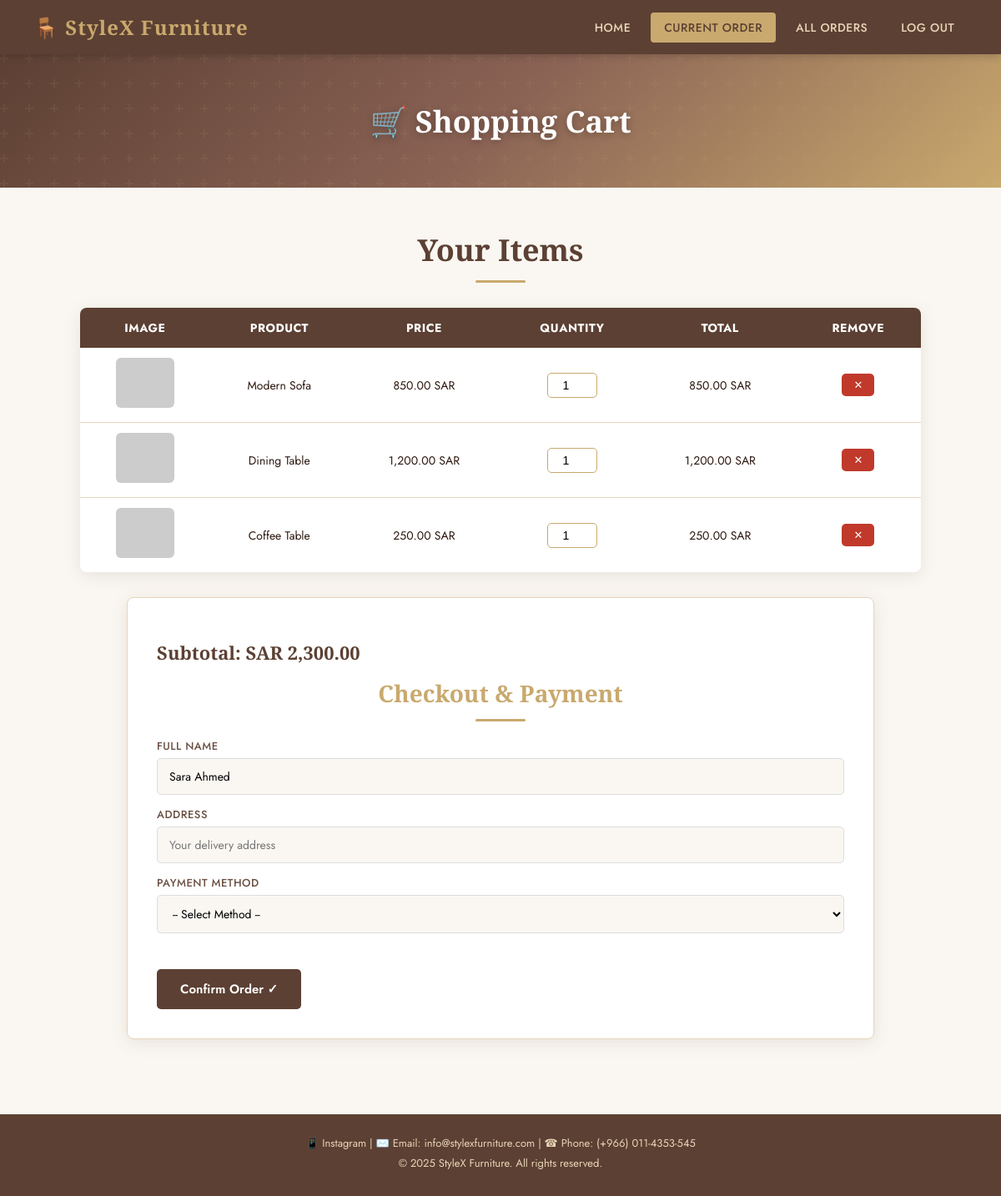
The app's page /checkout.php (signed in) with its own data.
### tables this page shows
CREATE TABLE orders (
    order_id    INT AUTO_INCREMENT PRIMARY KEY,
    user_id     INT,
    product_id  INT,
    quantity    INT,
    total_price DECIMAL(10,2),
    order_date  TIMESTAMP DEFAULT CURRENT_TIMESTAMP,
    FOREIGN KEY (user_id)    REFERENCES users(id)    ON DELETE CASCADE,
    FOREIGN KEY (product_id) REFERENCES products(id) ON DELETE CASCADE
);

CREATE TABLE products (
    id          INT AUTO_INCREMENT PRIMARY KEY,
    name        VARCHAR(255) NOT NULL,
    description TEXT,
    price       DECIMAL(10,2) NOT NULL,
    image       VARCHAR(255)  NOT NULL,
    category    VARCHAR(100)
);

### checkout.php (the view, shortened to what this page needs)
<?php
require_once "db.php";
$user_id = $_SESSION['id'];
$sql = "SELECT o.order_id, o.quantity, o.total_price, o.order_date, p.name, p.price, p.image
        FROM orders o
        JOIN products p ON o.product_id = p.id
        WHERE o.user_id = '$user_id'
        ORDER BY o.order_date DESC";
$result = mysqli_query($connection, $sql);
$subtotal = 0;
$orders_arr = [];
while ($row = mysqli_fetch_array($result)) {
    $subtotal += $row['total_price'];
    $orders_arr[] = $row;
}
?>
<!DOCTYPE html>
<html lang="en">
<head>
    <link rel="stylesheet" href="style.css">
</head>
<body>
<nav class="navbar">
    <span class="logo">🪑 StyleX Furniture</span>
    <ul>
        <li><a href="home.php">Home</a></li>
        <li><a href="checkout.php" class="active">Current Order</a></li>
        <li><a href="orders.php">All Orders</a></li>
        <li><a href="logout.php">Log out</a></li>
    </ul>
</nav>
<div class="hero-section" style="height:160px;">
    <h1 style="font-size:36px;">🛒 Shopping Cart</h1>
</div>
<div class="items-container">
    <h2>Your Items</h2>
    <?php if (count($orders_arr) > 0) { ?>
    <table class="cart-table">
        <tr>
            <th>Image</th>
            <th>Product</th>
            <th>Price</th>
            <th>Quantity</th>
            <th>Total</th>
            <th>Remove</th>
        </tr>
        <?php foreach ($orders_arr as $row) { ?>
        <tr>
            <td>
                <img src="<?php echo $row['image']; ?>" alt="<?php echo $row['name']; ?>"
                     style="width:70px; height:60px; object-fit:cover; border-radius:6px;"
                     onerror="this.src='https://via.placeholder.com/70x60/e8d5b7/5c4033?text=🛋️'">
            </td>
            <td><?php echo $row['name']; ?></td>
            <td><?php echo number_format($row['price'], 2); ?> SAR</td>
            <td>
                <input type="number" class="qty-input" value="<?php echo $row['quantity']; ?>"
                       min="1" data-order="<?php echo $row['order_id']; ?>"
                       onchange="updateQty(this, <?php echo $row['price']; ?>)">
            </td>
            <td id="total-<?php echo $row['order_id']; ?>"><?php echo number_format($row['total_price'], 2); ?> SAR</td>
            <td>
                <form action="remove_order.php" method="POST">
                    <button type="submit" class="remove-btn">✕</button>
                </form>
            </td>
        </tr>
        <?php } ?>
    </table>
    <div class="checkout-section" style="margin-top:30px;">
        <p class="subtotal-text">Subtotal: <strong>SAR <?php echo number_format($subtotal, 2); ?></strong></p>
        <h2>Checkout & Payment</h2>
        <form action="place_order.php" method="POST">
            <label for="fullName">Full Name</label>
            <input type="text" id="fullName" name="fullName" value="<?php echo $_SESSION['name']; ?>" required>
            <label for="address">Address</label>
            <input type="text" id="address" name="address" placeholder="Your delivery address" required>
            <label for="payment">Payment Method</label>
            <select id="payment" name="payment" required>
                <option value="">-- Select Method --</option>
            </select>
            <br><br>
            <button type="submit" class="checkout-btn">Confirm Order ✓</button>
        </form>
    </div>
    <?php } ?>
</div>
<footer>
    <p>📱 Instagram | ✉️ Email: info@stylexfurniture.com | ☎ Phone: (+966) 011-4353-545</p>
    <p>&copy; 2025 StyleX Furniture. All rights reserved.</p>
</footer>
</body>
</html>

### style.css (style rules this page uses)
:root { --primary: #5C4033; --primary-light: #8B6355; --accent: #C9A96E; --accent-light: #E8D5B7; --bg: #FAF7F2; --bg-dark: #F0EBE3; --text: #2C1810; --text-light: #6B5044; --white: #FFFFFF; --shadow: 0 4px 20px rgba(92,64,51,0.12); --shadow-hover: 0 8px 30px rgba(92,64,51,0.22); --radius: 8px; --transition: all 0.3s ease; }
* { margin: 0; padding: 0; box-sizing: border-box; }
body { font-family: 'Jost', sans-serif; background-color: var(--bg); color: var(--text); min-height: 100vh; }
h1, h2, h3 { font-family: 'Cormorant Garamond', serif; color: var(--primary); }
a { text-decoration: none; color: inherit; }
.navbar { background-color: var(--primary); padding: 0 40px; display: flex; align-items: center; justify-content: space-between; height: 65px; box-shadow: 0 2px 10px rgba(0,0,0,0.2); position: sticky; top: 0; z-index: 100; }
.navbar .logo { font-family: 'Cormorant Garamond', serif; font-size: 24px; font-weight: 700; color: var(--accent); letter-spacing: 1px; }
.navbar ul { list-style: none; display: flex; gap: 8px; }
.navbar ul li a { color: var(--accent-light); font-size: 14px; font-weight: 500; padding: 8px 16px; border-radius: 4px; transition: var(--transition); letter-spacing: 0.5px; text-transform: uppercase; }
.navbar ul li a:hover, .navbar ul li a.active { background-color: var(--accent); color: var(--primary); }
.hero-section { background: linear-gradient(135deg, var(--primary) 0%, var(--primary-light) 50%, var(--accent) 100%); height: 320px; display: flex; align-items: center; justify-content: center; flex-direction: column; text-align: center; color: var(--white); position: relative; overflow: hidden; }
.hero-section::before { content: ''; position: absolute; inset: 0; }
.hero-section h1 { font-family: 'Cormorant Garamond', serif; font-size: 52px; color: var(--white); position: relative; text-shadow: 0 2px 10px rgba(0,0,0,0.3); }
.items-container { padding: 50px 40px; max-width: 1200px; margin: 0 auto; }
.items-container h2 { font-size: 36px; margin-bottom: 30px; text-align: center; position: relative; padding-bottom: 15px; }
.items-container h2::after { content: ''; position: absolute; bottom: 0; left: 50%; transform: translateX(-50%); width: 60px; height: 3px; background: var(--accent); border-radius: 2px; }
.cart-table { width: 90%; margin: 30px auto; background: var(--white); border-radius: var(--radius); overflow: hidden; box-shadow: var(--shadow); border-collapse: collapse; }
.cart-table th { background-color: var(--primary); color: var(--white); padding: 14px; text-align: center; font-size: 14px; text-transform: uppercase; letter-spacing: 0.5px; }
.cart-table td { text-align: center; padding: 12px; border-bottom: 1px solid var(--accent-light); font-size: 14px; }
.cart-table tr:last-child td { border-bottom: none; }
.qty-input { width: 60px; padding: 6px; text-align: center; border: 1px solid var(--accent); border-radius: 5px; font-size: 14px; }
.remove-btn { background: #c0392b; color: var(--white); border: none; padding: 6px 14px; border-radius: 5px; cursor: pointer; font-size: 13px; transition: var(--transition); }
.checkout-section { width: 80%; margin: 40px auto; background: var(--white); padding: 35px; border-radius: var(--radius); box-shadow: var(--shadow); border: 1px solid var(--accent-light); }
.checkout-section h2 { color: var(--accent); margin-bottom: 20px; font-size: 28px; }
.checkout-section label { display: block; font-weight: 500; color: var(--text-light); margin-bottom: 5px; margin-top: 14px; font-size: 13px; text-transform: uppercase; letter-spacing: 0.5px; }
.checkout-section input, .checkout-section select { width: 100%; padding: 11px 14px; border: 1px solid #ddd; border-radius: 5px; font-family: 'Jost', sans-serif; font-size: 14px; background: var(--bg); }
.checkout-btn { background: var(--primary); color: var(--white); border: none; padding: 13px 28px; border-radius: 5px; cursor: pointer; font-family: 'Jost', sans-serif; font-size: 15px; font-weight: 600; margin-top: 20px; transition: var(--transition); }
.subtotal-text { font-family: 'Cormorant Garamond', serif; font-size: 22px; font-weight: 700; color: var(--primary); margin: 15px 0; }
footer { background: var(--primary); color: var(--accent-light); text-align: center; padding: 25px; font-size: 13px; margin-top: auto; }
footer p { margin-bottom: 5px; }

### records on screen
orders: product.name "Modern Sofa", product.price "850.00", quantity+order_id "1", total_price "850.00"
orders: product.name "Dining Table", product.price "1,200.00", quantity "1", total_price "1,200.00"
orders: product.name "Coffee Table", product.price "250.00", quantity "1", total_price "250.00"

### other values on screen
$subtotal "2,300.00"
